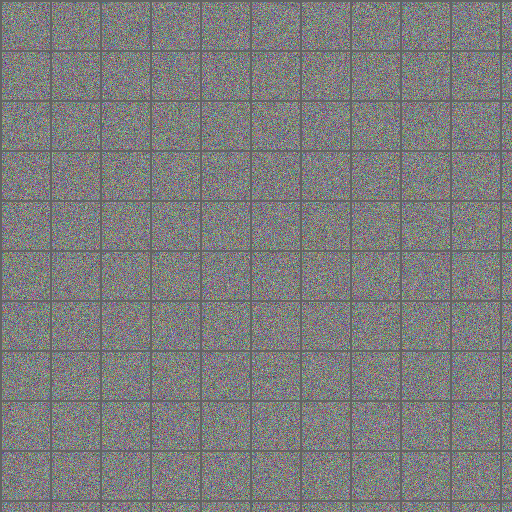
#> input picture data/samples/rgb_no_defects.png, 512 x 512 px
$ python -i defect_detector.py   (imports and definitions only)
#> lines starting #> are read from the running program, lines starting #| are printed output that depends on the picture; after the words box and inside, x2 and y2 are one past the last pixel; in counts of white or black regions, pixels touching at a corner belong together
#> further down, picture is the input picture: shape (512, 512, 3); mean B, G, R 125.2, 125.2, 125.3
"""
Defect Detection Module
Contains algorithms for detecting defects in thermal images.
"""

import cv2
import numpy as np
from skimage import measure, morphology, filters
from scipy import ndimage
import matplotlib.pyplot as plt

class DefectDetector:
    def __init__(self):
        """Initialize the defect detector."""
        self.detection_methods = {
            'threshold_based': self.threshold_based_detection,
            'contour_based': self.contour_based_detection,
            'blob_detection': self.blob_detection,
            'edge_based': self.edge_based_detection,
            'region_growing': self.region_growing_detection
        }

    # [127 lines left out: functions detect_defects, threshold_based_detection, contour_based_detection, blob_detection, not called in this run]

    def edge_based_detection(self, image, low_threshold=50, high_threshold=150, min_area=25, **kwargs):
        """
        Detect defects using edge-based detection.

        Args:
            image: Input thermal image
            low_threshold: Lower threshold for Canny edge detection
            high_threshold: Upper threshold for Canny edge detection
            min_area: Minimum area for defect regions
            **kwargs: Additional parameters

        Returns:
            List of defect regions as (x, y, w, h) tuples
        """
#> called with low_threshold = 50, high_threshold = 150, min_area = 25
        # Apply Gaussian blur
        blurred = cv2.GaussianBlur(image, (5, 5), 0)
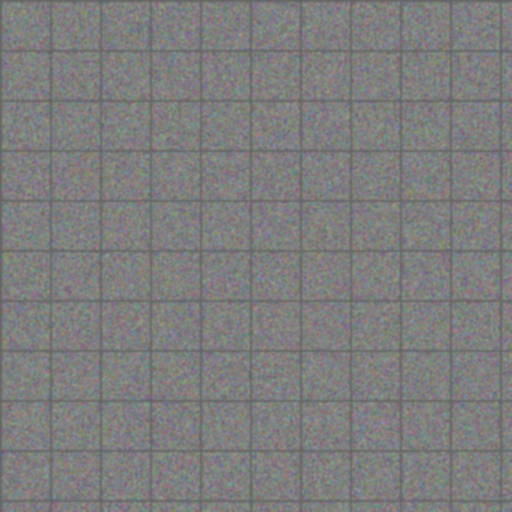
#> blurred: shape (512, 512, 3); mean B, G, R 125.2, 125.3, 125.3

        # Apply Canny edge detection
        edges = cv2.Canny(blurred, low_threshold, high_threshold)
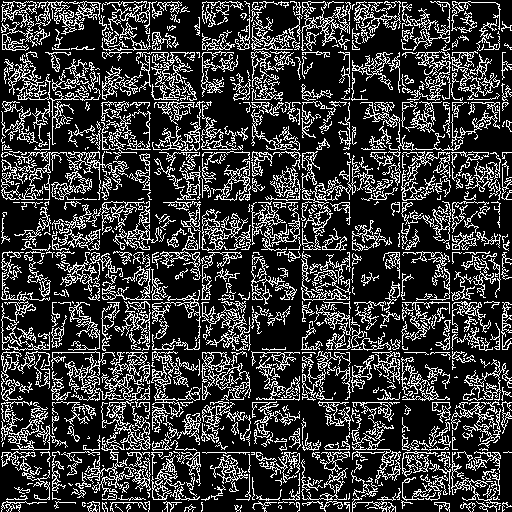
#> edges: shape (512, 512); 22.8% white in thin lines or dots

        # Dilate edges to connect components
        kernel = np.ones((3, 3), np.uint8)
        dilated = cv2.dilate(edges, kernel, iterations=1)
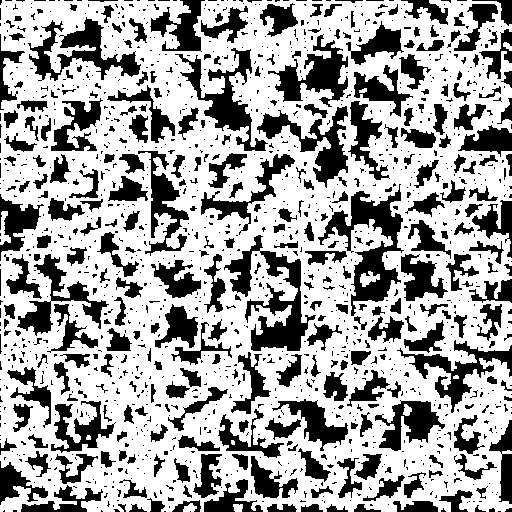
#> dilated: shape (512, 512); 64.7% white; 1405 black regions (1087 under 20 px)

        # Find contours
        contours, _ = cv2.findContours(dilated, cv2.RETR_EXTERNAL, cv2.CHAIN_APPROX_SIMPLE)
#> contours = 6 contours, 1 with area under 20; largest, box (x1, y1, x2, y2) and area: (0, 0, 512, 512) 244258, (0, 211, 11, 245) 145, (183, 503, 197, 512) 68, (233, 504, 243, 512) 54, (503, 42, 512, 51) 36

        # Filter contours by area
        defects = []
        for contour in contours:
            area = cv2.contourArea(contour)
            if area > min_area:
                x, y, w, h = cv2.boundingRect(contour)
                defects.append((x, y, w, h))
#> this loop made 6 passes
#> (area, x, y, w, h) on passes 1, 2, 4, 5, 6: (54.5, 233, 504, 10, 8), (68, 183, 503, 14, 9), (145, 0, 211, 11, 34), (36, 503, 42, 9, 9), (244258.5, 0, 0, 512, 512)
#> after the loop, defects = [(233, 504, 10, 8), (183, 503, 14, 9), (0, 211, 11, 34), (503, 42, 9, 9), (0, 0, 512, 512)]

        return defects

    # [156 lines left out: functions region_growing_detection, _grow_region, analyze_defect_statistics, get_detection_info, not called in this run]

>>> import cv2
>>> picture = cv2.imread('../../data/samples/rgb_no_defects.png')
>>> result = DefectDetector().edge_based_detection(picture)
#> result has the same summary as defects in edge_based_detection

$ run again, on data/samples/rgb_sample_01.png
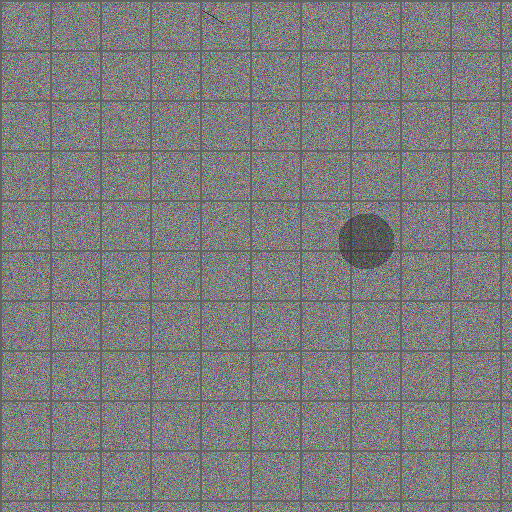
#> input picture data/samples/rgb_sample_01.png, 512 x 512 px
#> picture is the input picture: shape (512, 512, 3); mean B, G, R 124.9, 124.8, 124.8
#> in edge_based_detection, `edges = cv2.Canny(blurred, low_threshold, high_threshold)`:
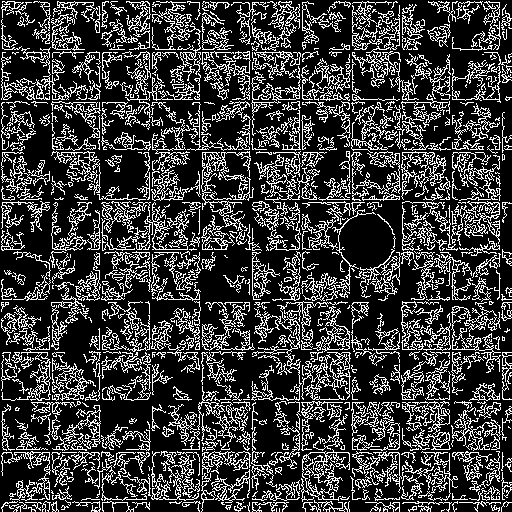
#> edges: shape (512, 512); 23.8% white in thin lines or dots
#> in edge_based_detection, `dilated = cv2.dilate(edges, kernel, iterations=1)`:
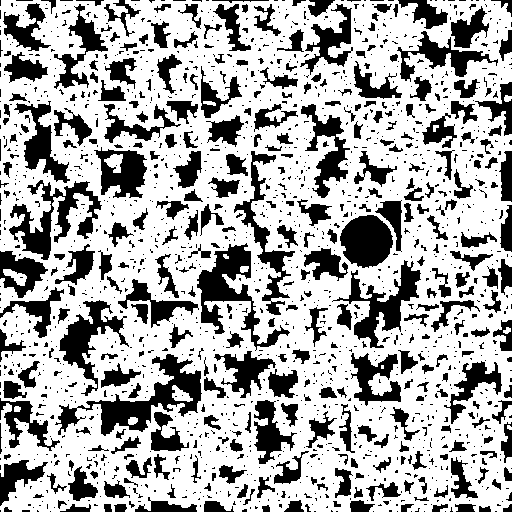
#> dilated: shape (512, 512); 67.2% white; 1616 black regions (1267 under 20 px)
#> contours = 6 contours, 1 with area under 20; largest, box (x1, y1, x2, y2) and area: (0, 0, 512, 512) 248800, (3, 269, 27, 286) 178, (504, 95, 512, 102) 32, (14, 406, 21, 412) 26, (503, 327, 511, 334) 26
#> the loop in edge_based_detection, `for contour in contours:` made 6 passes
#> (area, x, y, w, h) on passes 2 to 6: (26.5, 14, 406, 7, 6), (26.5, 503, 327, 8, 7), (178.5, 3, 269, 24, 17), (32.5, 504, 95, 8, 7), (248800.5, 0, 0, 512, 512)
#> after the loop in edge_based_detection, `for contour in contours:`: defects = [(14, 406, 7, 6), (503, 327, 8, 7), (3, 269, 24, 17), (504, 95, 8, 7), (0, 0, 512, 512)]
#> result has the same summary as defects in edge_based_detection

$ run again, on data/samples/rgb_sample_02.png
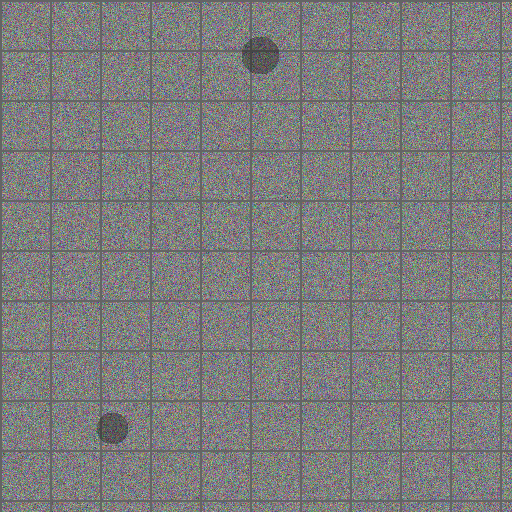
#> input picture data/samples/rgb_sample_02.png, 512 x 512 px
#> picture is the input picture: shape (512, 512, 3); mean B, G, R 124.9, 124.8, 124.9
#> in edge_based_detection, `edges = cv2.Canny(blurred, low_threshold, high_threshold)`:
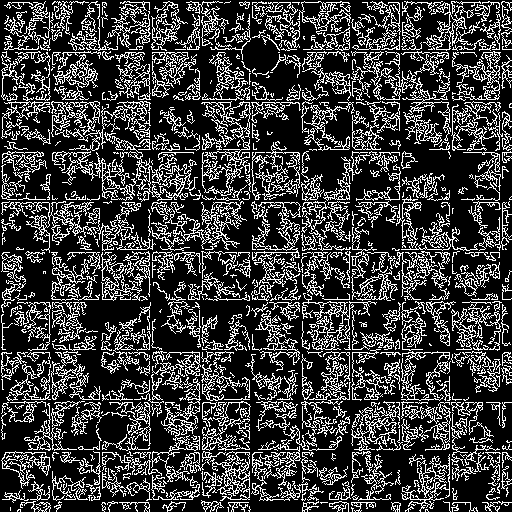
#> edges: shape (512, 512); 24.2% white in thin lines or dots
#> in edge_based_detection, `dilated = cv2.dilate(edges, kernel, iterations=1)`:
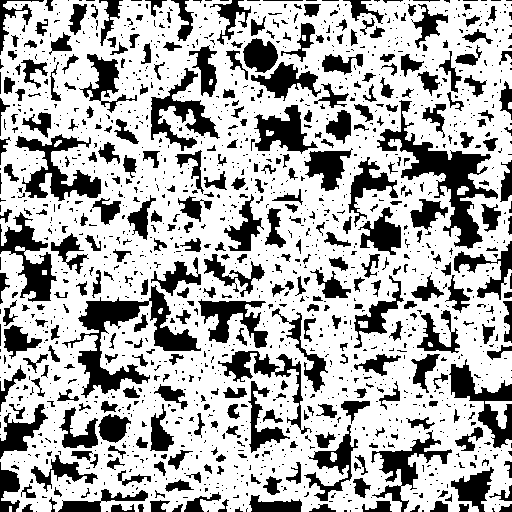
#> dilated: shape (512, 512); 68.3% white; 1614 black regions (1239 under 20 px)
#> contours = 5 contours, 3 with area under 20; largest, box (x1, y1, x2, y2) and area: (0, 0, 512, 512) 244322, (485, 401, 512, 429) 282
#> the loop in edge_based_detection, `for contour in contours:` made 5 passes
#> (area, x, y, w, h) on passes 2, 5: (282, 485, 401, 27, 28), (244322.5, 0, 0, 512, 512)
#> after the loop in edge_based_detection, `for contour in contours:`: defects = [(485, 401, 27, 28), (0, 0, 512, 512)]
